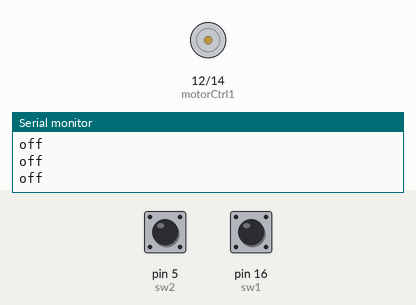
Simulated run of this sketch. Board: Arduino Uno, built with avr-gcc and run on an emulated ATmega328P. On the bench: motor-driver pin pairs drawn as motors (green arrow = first pin HIGH = forward, orange = second pin HIGH = backward, longer = more drive, scaled by the enable pin), the last lines printed to the serial monitor. Inputs (shaded band) come from the test bench; at power-on: pin 16 (sw1) LOW, pin 5 (sw2) LOW.

Above: at 1.2 s.
1.3 s: pin 16 (sw1) pulled HIGH for 1 s
At 3.2 s:
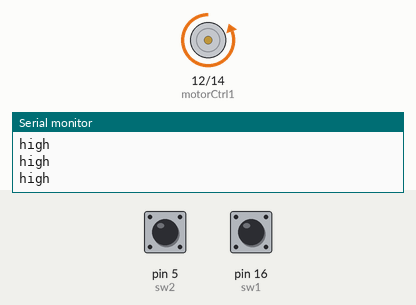
3.8 s: pin 5 (sw2) pulled HIGH for 1 s
At 5.4 s:
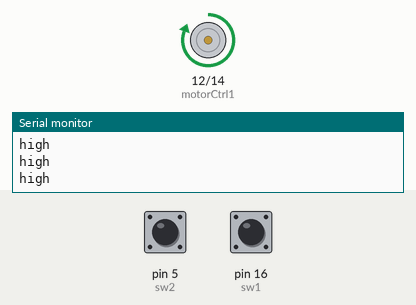
6.3 s: pin 5 (sw2) pulled HIGH for 0.15 s
At 6.7 s:
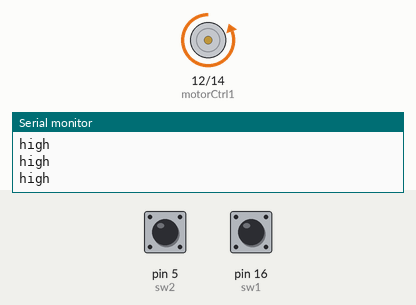
7.9 s: pin 5 (sw2) pulled HIGH for 3.2 s
At 8.1 s:
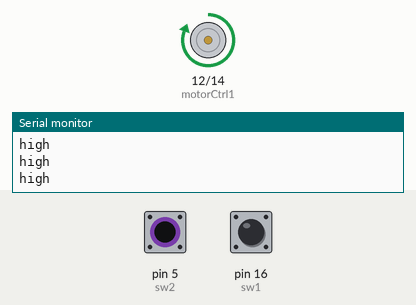
Timing chart, 0 to 12.5 s (numbered marks = the images above; inputs shaded):
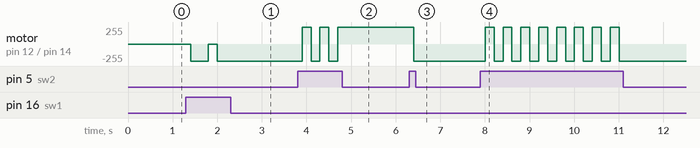

Measured:
- after the input at 1.3 s, motor on pin 12 (motorCtrl1) / pin 14 (motorCtrl2): stopped → backward 255/255 after 0.10 s, → stopped 0.40 s later, → backward 255/255 0.20 s later
- after the input at 3.8 s, motor on pin 12 (motorCtrl1) / pin 14 (motorCtrl2): alternates forward 255/255 for 0.20 s and backward 255/255 for 0.20 s, 5 changes in all, then stays forward 255/255, starting after 0.10 s
- after the input at 6.3 s, motor on pin 12 (motorCtrl1) / pin 14 (motorCtrl2): forward 255/255 → backward 255/255 after 0.10 s
- after the input at 7.9 s, motor on pin 12 (motorCtrl1) / pin 14 (motorCtrl2): alternates forward 255/255 for 0.20 s and backward 255/255 for 0.20 s, 16 changes in all, then stays backward 255/255, starting after 0.11 s

The sketch:

motorControl.ino
```cpp
/*
    Name:       motorControl.ino
    Created:	8/30/2019
    Author:     Jacob Eshleman
	For:        EECE-4263

	Program allows for control of H-bridge motor controller
	with two buttons. One button controls speed, while the other controls direction
	Pressing both buttons at the same time resets the motor to default direction and off
*/

#include "motorControlFunctions.h"


void setup()
{
	Serial.begin(115200); // Starts Serial port for debugging
	Serial.println("Starting..."); // Test Serial port output
	initMotorControl(); // Sets inputs and outputs
	motorOff(); // Makes sure the motor is off


}


int mdir = 1; // sets initial direction
int sw1Count = 0; // Sets sw1 count

void loop()
{
	if(digitalRead(sw1) == HIGH){ // checks switch 1
		sw1Count++; // increases sw1 count
		if(sw1Count == 3){ // if the button has been pressed 3 times reset
			sw1Count = 0;
		}
		if(digitalRead(sw2) == HIGH){  // checks if button 2 is also pressed
			sw1Count = 0; // resets sw1 count
			mdir = 1; // resets direction to default
			runMotor(mdir, 0); // sets motor
		}
		delay(100); // delay for simple debounce
	}
	else if(digitalRead(sw2) == HIGH){ // checks switch 2
		mdir = changeMotorDir(mdir);  // switches motor direction
		if(digitalRead(sw1) == HIGH){ // checks if button 1 is also pressed
			sw1Count = 0;  // resets sw1count
			mdir = 1;  // resets direction
			runMotor(mdir, 0); // sets motor
		}
		delay(100); // delay for simple debounce
	}

	if(sw1Count == 1){  // if sw1 has been pressed once
		runMotor(mdir, 500);    // run motor at half speed
		Serial.println("low");
	}
	else if(sw1Count == 2){ // if sw2 has been pressed twice
		runMotor(mdir, 1023); // run motor at full speed
		Serial.println("high");
	}
	else{
		motorOff();  // if motor has been pressed three times (or default)
		// turn off motor
		Serial.println("off");
	}

	delay(100);

}
```

motorControlFunctions.h
```cpp
/*
 * motorControlFunctions.h
 *
 * Created: 9/3/2019
 *  Author: Jacob Eshleman
 *
 *	File provides the motor and button functions for the nodemcu motor control program
 *
 */

// defines pin numbers
#define motorCtrl1 12
#define motorCtrl2 14
#define motorEn    13
#define sw1        16
#define sw2         5

// function sets pin modes and enables controller
void initMotorControl(){
	pinMode(motorCtrl1, OUTPUT);
	pinMode(motorCtrl2, OUTPUT);
	pinMode(motorEn, OUTPUT);
	pinMode(sw1, INPUT);
	pinMode(sw2, INPUT);

	digitalWrite(motorEn, HIGH);
}
// function runs motor give direction and "speed"
void runMotor(int dir, int speed){
	if(dir == 0){
		analogWrite(motorCtrl1, speed);
		digitalWrite(motorCtrl2, LOW);
	}
	else{
		analogWrite(motorCtrl2, speed);
		digitalWrite(motorCtrl1, LOW);
	}
}
// turns off motor
void motorOff(){
	digitalWrite(motorCtrl1, LOW);
	digitalWrite(motorCtrl2, LOW);
}
// switches direction variable
int changeMotorDir(int motorDir){
	if(motorDir == 0){
		return 1;
	}
	else{
		return 0;
	}
}
```
